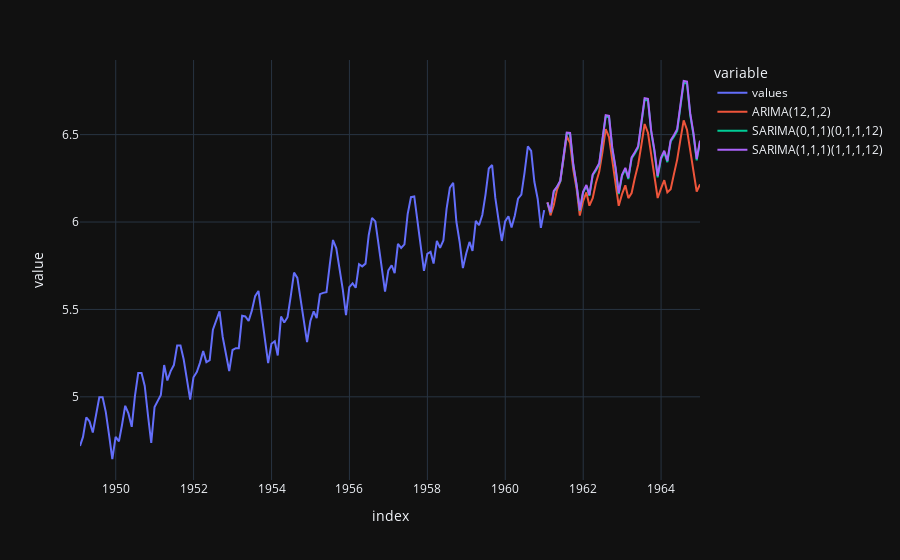

This figure's notebook cell:
### Code cell
from modules import utils

df_forecast = utils.get_model_forecast(df, 'values', order=(12, 1, 2))
df_forecast = utils.get_model_forecast(df_forecast, 'values', order=(0, 1, 1), seasonal_order=(0, 1, 1, 12))
df_forecast = utils.get_model_forecast(df_forecast, 'values', order=(1, 1, 1), seasonal_order=(1, 1, 1, 12))

df_forecast.plot(color="variable")

### Figure 1 — Plotly figure (JSON) as saved in the notebook; plotly's stock layout.template omitted (floating-point values rounded to 4 significant figures; data arrays with more than 128 entries replaced by an {"elided": "..."} marker saying what was removed)
{"data": [{"hovertemplate": "variable=values<br>index=%{x}<br>value=%{y}<extra></extra>", "legendgroup": "values", "line": {"color": "#636efa", "dash": "solid"}, "marker": {"symbol": "circle"}, "mode": "lines", "name": "values", "orientation": "v", "showlegend": true, "type": "scatter", "x": {"elided": "192 str values"}, "xaxis": "x", "y": {"elided": "192 float values"}, "yaxis": "y"}, {"hovertemplate": "variable=ARIMA(12,1,2)<br>index=%{x}<br>value=%{y}<extra></extra>", "legendgroup": "ARIMA(12,1,2)", "line": {"color": "#EF553B", "dash": "solid"}, "marker": {"symbol": "circle"}, "mode": "lines", "name": "ARIMA(12,1,2)", "orientation": "v", "showlegend": true, "type": "scatter", "x": {"elided": "192 str values"}, "xaxis": "x", "y": {"elided": "192 float values"}, "yaxis": "y"}, {"hovertemplate": "variable=SARIMA(0,1,1)(0,1,1,12)<br>index=%{x}<br>value=%{y}<extra></extra>", "legendgroup": "SARIMA(0,1,1)(0,1,1,12)", "line": {"color": "#00cc96", "dash": "solid"}, "marker": {"symbol": "circle"}, "mode": "lines", "name": "SARIMA(0,1,1)(0,1,1,12)", "orientation": "v", "showlegend": true, "type": "scatter", "x": {"elided": "192 str values"}, "xaxis": "x", "y": {"elided": "192 float values"}, "yaxis": "y"}, {"hovertemplate": "variable=SARIMA(1,1,1)(1,1,1,12)<br>index=%{x}<br>value=%{y}<extra></extra>", "legendgroup": "SARIMA(1,1,1)(1,1,1,12)", "line": {"color": "#ab63fa", "dash": "solid"}, "marker": {"symbol": "circle"}, "mode": "lines", "name": "SARIMA(1,1,1)(1,1,1,12)", "orientation": "v", "showlegend": true, "type": "scatter", "x": {"elided": "192 str values"}, "xaxis": "x", "y": {"elided": "192 float values"}, "yaxis": "y"}], "layout": {"legend": {"title": {"text": "variable"}, "tracegroupgap": 0}, "margin": {"t": 60}, "xaxis": {"anchor": "y", "domain": [0, 1], "title": {"text": "index"}}, "yaxis": {"anchor": "x", "domain": [0, 1], "title": {"text": "value"}}}}
